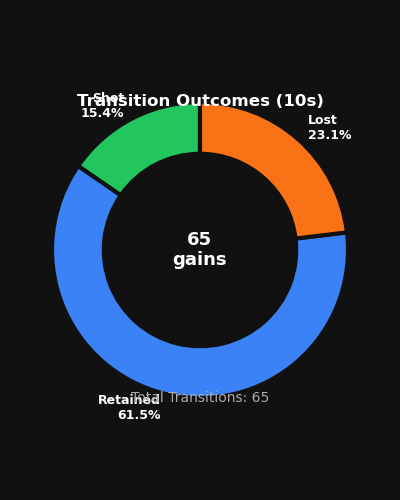

Generate this figure with Python:
import matplotlib.pyplot as plt
import numpy as np

TACTIQ_BG = '#111'
TACTIQ_FG = '#eee'

def test_donut():
    fig = plt.figure(figsize=(4, 5))
    fig.patch.set_facecolor(TACTIQ_BG)
    ax_side = fig.add_subplot(111)
    ax_side.set_facecolor(TACTIQ_BG)
    ax_side.axis('off')
    
    # Data
    p_shot = 15.4
    p_retained = 61.5
    p_lost = 23.1
    total_gains = 65
    
    percentages = [p_shot, p_retained, p_lost]
    colors = ['#22c55e', '#3b82f6', '#f97316']
    
    # Filter 0% values
    pie_pcts = []
    pie_colors = []
    pie_labels = []
    
    label_map = {0: "Shot", 1: "Retained", 2: "Lost"}
    for idx, p in enumerate(percentages):
        if p > 0:
            pie_pcts.append(p)
            pie_colors.append(colors[idx])
            pie_labels.append(f"{label_map[idx]}\n{p}%")
            
    # Draw pie
    wedges, texts = ax_side.pie(
        pie_pcts,
        labels=pie_labels,
        colors=pie_colors,
        startangle=90,
        wedgeprops=dict(width=0.35, edgecolor=TACTIQ_BG, linewidth=3),
        textprops=dict(color='white', fontsize=9, fontweight='bold'),
        center=(0, 0.1)
    )
    
    ax_side.set_aspect('equal')
    ax_side.text(0, 0.1, f"{total_gains}\ngains", color='white', fontsize=13, fontweight='bold', ha='center', va='center')
    ax_side.text(0, 1.1, "Transition Outcomes (10s)", color='white', fontsize=12, fontweight='bold', ha='center', va='center')
    ax_side.text(0, -0.9, f"Total Transitions: {total_gains}", color='#aaa', fontsize=10, ha='center', va='center')
    
    plt.tight_layout()
    plt.savefig("scratch/test_donut.png")
    print("Donut tested and saved!")

if __name__ == "__main__":
    test_donut()
